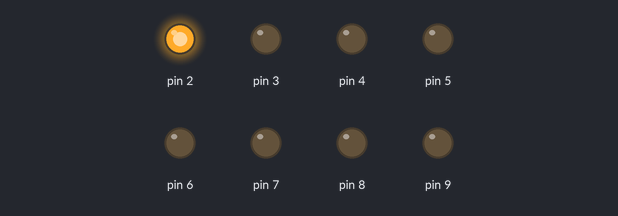
A sketch run on a simulated Arduino Uno, built with avr-gcc and run on an emulated ATmega328P. Parts: output pins drawn as LEDs (lit = HIGH).

Above: at 0.2 s.
At 1.2 s:
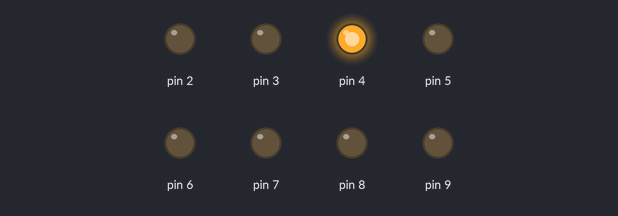
At 1.7 s:
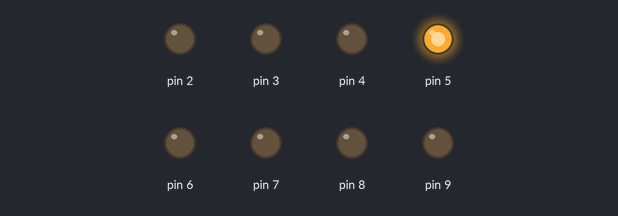
At 2.7 s:
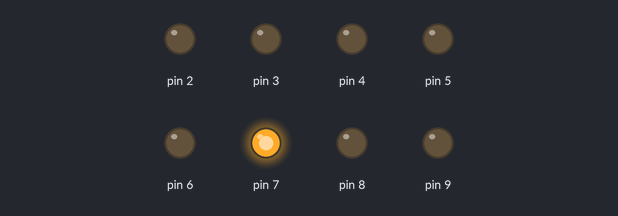
At 3.7 s:
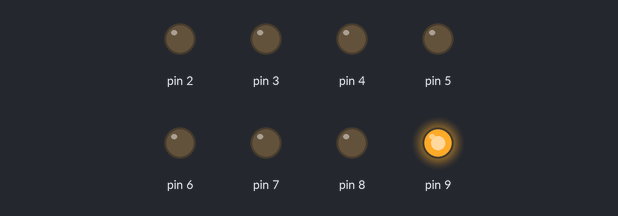
At 5.2 s:
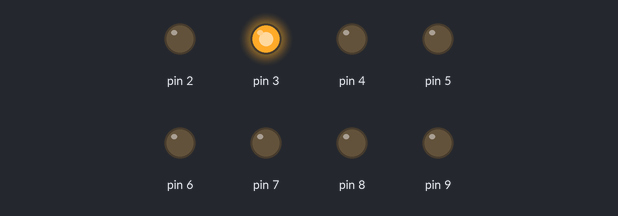
Timing chart, 0 to 5.9 s (numbered marks = the images above):
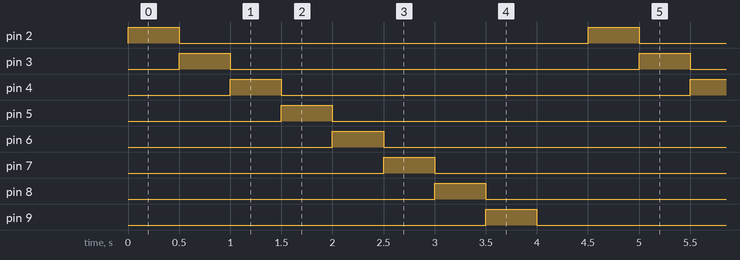

The sketch:

micropro2.ino
```cpp
int Buttonleft = A0;
int Buttonright =A1;
int bls=0;
int brs=0;
int x=0;

void setup() {
  DDRD=0b11111100;
  DDRB=0b00000011;

}

void loop() {
  int x=2;
  int y=0;
  for(x=2;x<=7;x++)
  {
    PORTD=0b00000001<<x;
    delay(500);
  }
  PORTD=0b00000000;
  for(x=7;x<=9;x++)
  {
    PORTB=0b00000001<<y;
    y++;
    delay(500);
  }

}
```

Measured:
- by itself, pin 2–9: alternates HIGH for 0.50 s and LOW for 4.0 s
- by itself, everything shown: repeats every 4.5 s, in 9 steps
